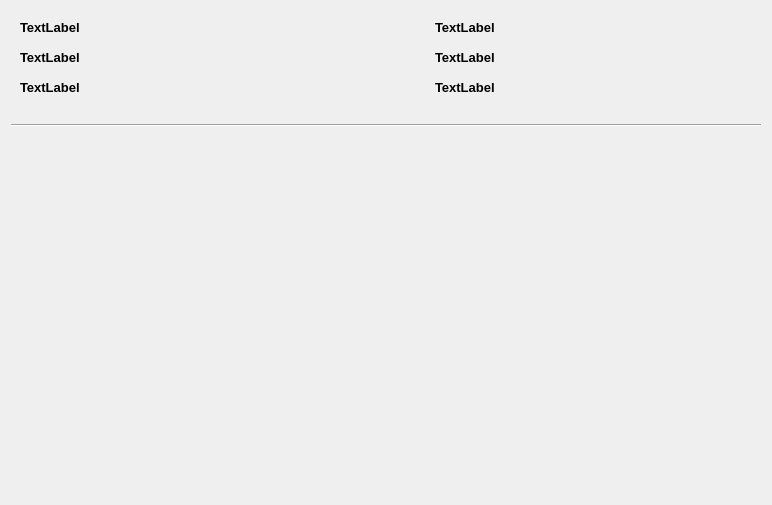
<?xml version="1.0" encoding="UTF-8"?>
<ui version="4.0">
 <class>WizardPage</class>
 <widget class="QWizardPage" name="WizardPage">
  <property name="geometry">
   <rect>
    <x>0</x>
    <y>0</y>
    <width>772</width>
    <height>505</height>
   </rect>
  </property>
  <property name="windowTitle">
   <string>WizardPage</string>
  </property>
  <property name="title">
   <string>Zusammenfassung</string>
  </property>
  <property name="subTitle">
   <string>Alles Richtig ?</string>
  </property>
  <layout class="QVBoxLayout" name="verticalLayout_3">
   <property name="spacing">
    <number>20</number>
   </property>
   <item>
    <widget class="QFrame" name="frame">
     <property name="frameShape">
      <enum>QFrame::NoFrame</enum>
     </property>
     <property name="frameShadow">
      <enum>QFrame::Raised</enum>
     </property>
     <layout class="QVBoxLayout" name="verticalLayout">
      <property name="spacing">
       <number>15</number>
      </property>
      <property name="leftMargin">
       <number>9</number>
      </property>
      <item>
       <layout class="QHBoxLayout" name="horizontalLayout">
        <item>
         <widget class="QLabel" name="label_belegnr">
          <property name="minimumSize">
           <size>
            <width>400</width>
            <height>0</height>
           </size>
          </property>
          <property name="font">
           <font>
            <pointsize>10</pointsize>
            <weight>75</weight>
            <bold>true</bold>
           </font>
          </property>
          <property name="text">
           <string>TextLabel</string>
          </property>
          <property name="alignment">
           <set>Qt::AlignLeading|Qt::AlignLeft|Qt::AlignVCenter</set>
          </property>
         </widget>
        </item>
        <item>
         <widget class="QLabel" name="label_datum">
          <property name="font">
           <font>
            <pointsize>10</pointsize>
            <weight>75</weight>
            <bold>true</bold>
           </font>
          </property>
          <property name="text">
           <string>TextLabel</string>
          </property>
          <property name="alignment">
           <set>Qt::AlignLeading|Qt::AlignLeft|Qt::AlignVCenter</set>
          </property>
         </widget>
        </item>
       </layout>
      </item>
      <item>
       <layout class="QHBoxLayout" name="horizontalLayout_2">
        <item>
         <widget class="QLabel" name="label_Lieferant">
          <property name="minimumSize">
           <size>
            <width>400</width>
            <height>0</height>
           </size>
          </property>
          <property name="font">
           <font>
            <pointsize>10</pointsize>
            <weight>75</weight>
            <bold>true</bold>
           </font>
          </property>
          <property name="frameShape">
           <enum>QFrame::NoFrame</enum>
          </property>
          <property name="text">
           <string>TextLabel</string>
          </property>
          <property name="alignment">
           <set>Qt::AlignLeading|Qt::AlignLeft|Qt::AlignVCenter</set>
          </property>
          <property name="buddy">
           <cstring></cstring>
          </property>
         </widget>
        </item>
        <item>
         <widget class="QLabel" name="label_Zahlungsart">
          <property name="font">
           <font>
            <pointsize>10</pointsize>
            <weight>75</weight>
            <bold>true</bold>
           </font>
          </property>
          <property name="frameShape">
           <enum>QFrame::NoFrame</enum>
          </property>
          <property name="text">
           <string>TextLabel</string>
          </property>
          <property name="alignment">
           <set>Qt::AlignLeading|Qt::AlignLeft|Qt::AlignVCenter</set>
          </property>
          <property name="buddy">
           <cstring></cstring>
          </property>
         </widget>
        </item>
       </layout>
      </item>
      <item>
       <layout class="QHBoxLayout" name="horizontalLayout_3">
        <item>
         <widget class="QLabel" name="label_Gesamtbetrag_Brutto">
          <property name="minimumSize">
           <size>
            <width>400</width>
            <height>0</height>
           </size>
          </property>
          <property name="font">
           <font>
            <pointsize>10</pointsize>
            <weight>75</weight>
            <bold>true</bold>
           </font>
          </property>
          <property name="frameShape">
           <enum>QFrame::NoFrame</enum>
          </property>
          <property name="text">
           <string>TextLabel</string>
          </property>
          <property name="alignment">
           <set>Qt::AlignLeading|Qt::AlignLeft|Qt::AlignVCenter</set>
          </property>
          <property name="buddy">
           <cstring></cstring>
          </property>
         </widget>
        </item>
        <item>
         <widget class="QLabel" name="label_Gesamtbetrag_Netto">
          <property name="font">
           <font>
            <pointsize>10</pointsize>
            <weight>75</weight>
            <bold>true</bold>
           </font>
          </property>
          <property name="frameShape">
           <enum>QFrame::NoFrame</enum>
          </property>
          <property name="text">
           <string>TextLabel</string>
          </property>
          <property name="alignment">
           <set>Qt::AlignLeading|Qt::AlignLeft|Qt::AlignVCenter</set>
          </property>
          <property name="buddy">
           <cstring></cstring>
          </property>
         </widget>
        </item>
       </layout>
      </item>
     </layout>
    </widget>
   </item>
   <item>
    <widget class="Line" name="line">
     <property name="orientation">
      <enum>Qt::Horizontal</enum>
     </property>
    </widget>
   </item>
   <item>
    <widget class="QScrollArea" name="scrollArea">
     <property name="frameShape">
      <enum>QFrame::NoFrame</enum>
     </property>
     <property name="widgetResizable">
      <bool>true</bool>
     </property>
     <widget class="QWidget" name="scrollAreaWidgetContents">
      <property name="geometry">
       <rect>
        <x>0</x>
        <y>0</y>
        <width>754</width>
        <height>342</height>
       </rect>
      </property>
      <layout class="QVBoxLayout" name="verticalLayout_4"/>
     </widget>
    </widget>
   </item>
  </layout>
 </widget>
 <resources/>
 <connections/>
</ui>
